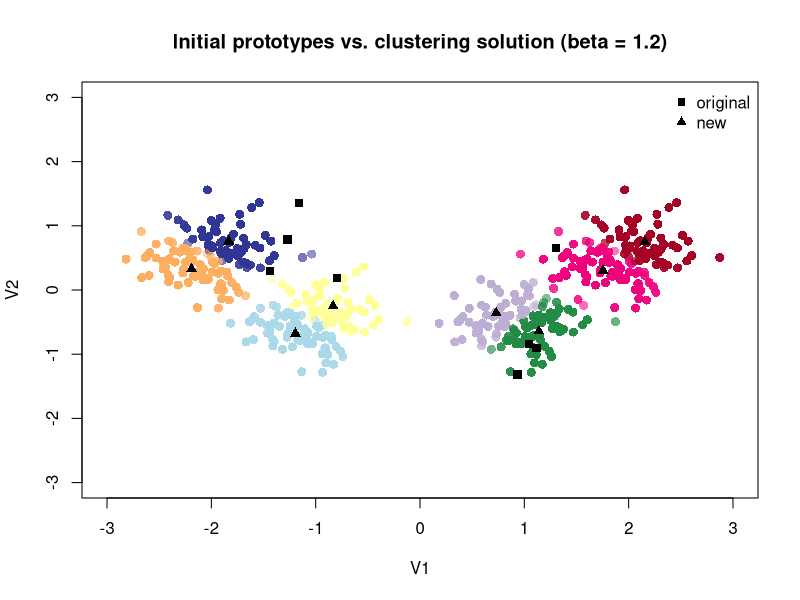
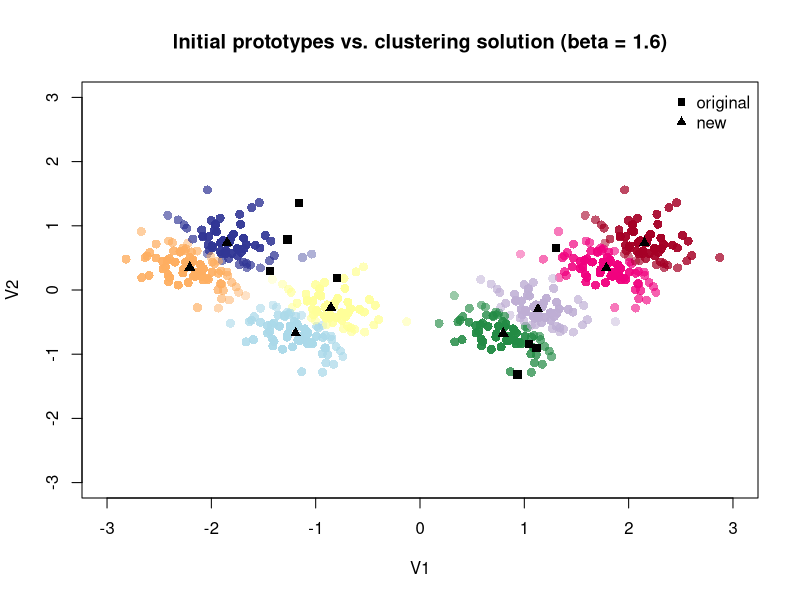
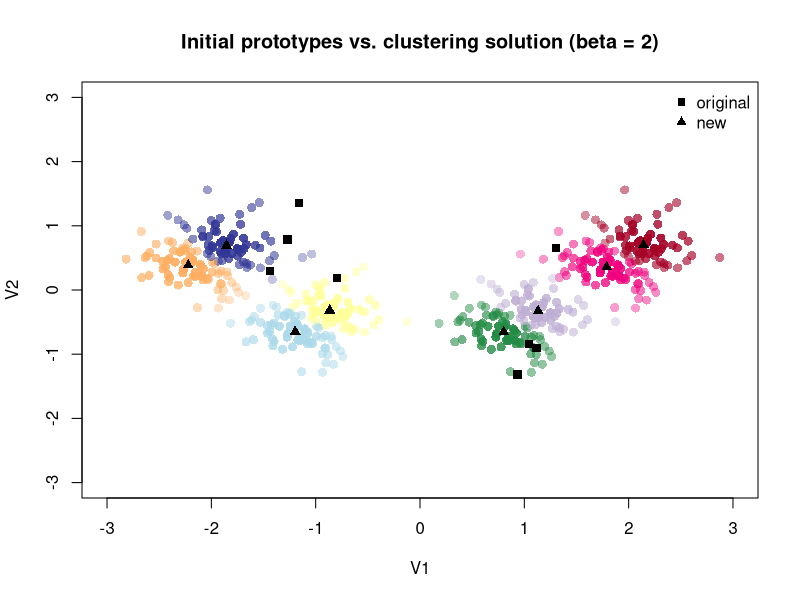
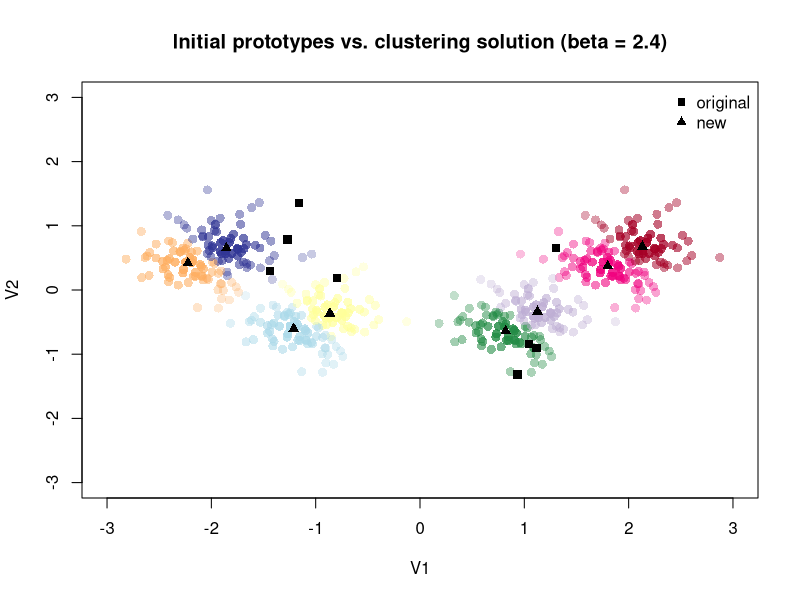
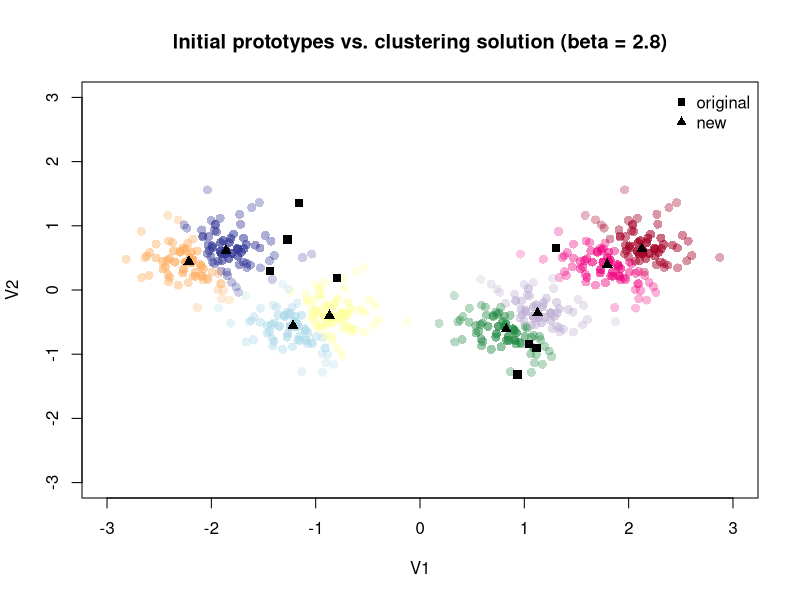
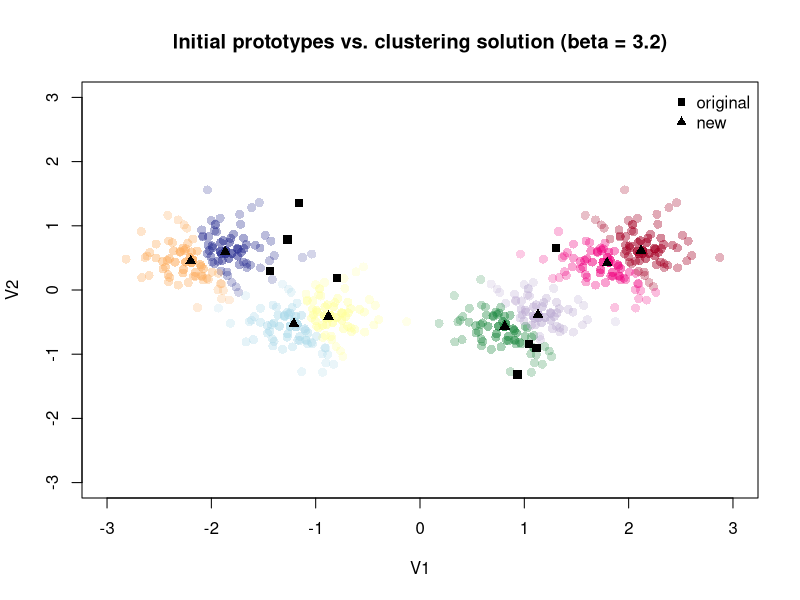
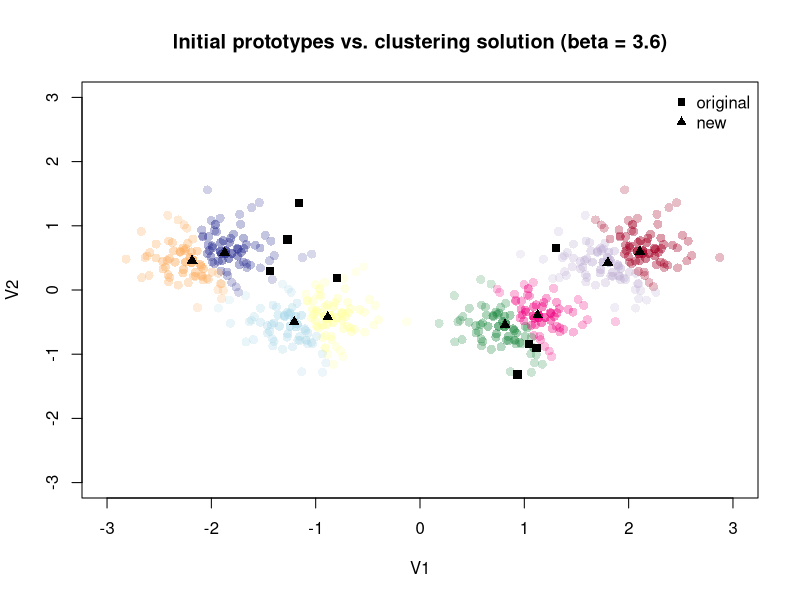
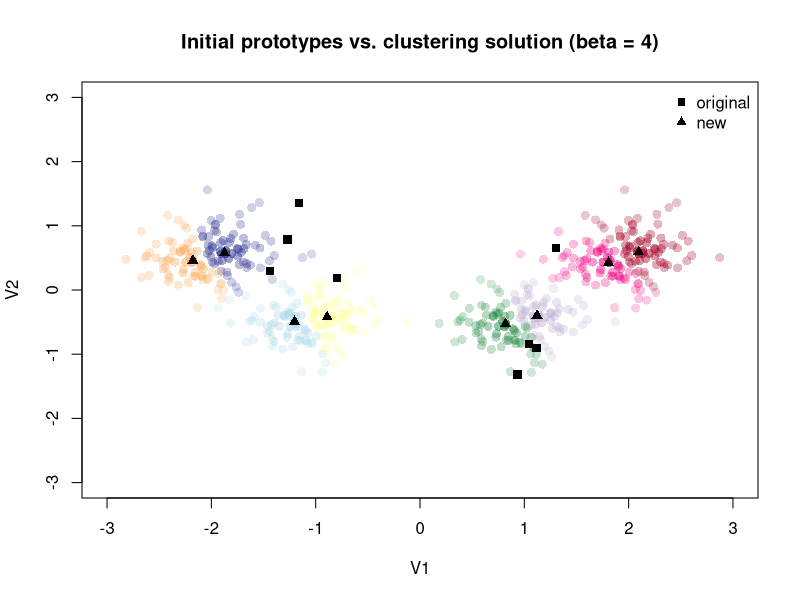

Reproduce these figures in R, in order.
## ---- chunk 1
knitr::opts_chunk$set(echo = TRUE)
## ---- chunk 2
library(e1071)
library(scales)

cluster_data <- read.table("cluster.dat")

cluster_data <- as.data.frame(t(cluster_data))
## ---- chunk 3

# number of initial prototypes
K = 8

data_mean <- data.frame(m1 = rep(mean(cluster_data$V1), K), m2 = rep(mean(cluster_data$V2), K))

# set initial prototypes
initial_prototypes <- data_mean + matrix(runif(16, -1.5,1.5), nrow = K)
#initial_prototypes <- matrix(runif(16, -3, 3), ncol = 2)

# plot initial prototypes
#plot(cluster_data, pch = 16, main = "Initial prototypes")
#points(initial_prototypes, pch = 16, col = "red", cex = 1.5)


# convergence tolerance
gamma = 0.001
## ---- chunk 4

a_probs = matrix(nrow = nrow(cluster_data), ncol = K)

betas <- seq(from = 1.2, to = 20, by = .4)
beta = 1

w = as.matrix(initial_prototypes)


data_points = as.matrix(cluster_data)

assignment_probs = matrix(nrow = nrow(data_points), ncol = K)

diff = w

while(any(diff > gamma)){
    
    for(alpha in 1:nrow(data_points)){
        
        z = exp(-beta/2*(rowSums((data_points[alpha, ] - w)^2)))
        n = sum(exp(-beta/2*(rowSums((data_points[alpha, ] - w)^2))))
        
        assignment_probs[alpha, ] = z/n
        
    }
    
    w_new = (t(assignment_probs)%*%data_points)/colSums(assignment_probs)
    
    diff = abs(w_new - w)
    
    w = w_new
}

#plot(cluster_data, pch = 16, main = "Initial prototypes", xlim = c(-3,3), ylim = c(-3,3))
#points(initial_prototypes[,1], initial_prototypes[,2], pch = 16, col = "red", cex = 1.5)
#points(w_new[,1], w_new[,2], pch = 16, col = "blue", cex = 1.5)
## ---- chunk 5
cols = c("#313695", "#238b45", "#f0027f", "#abd9e9", "#fdae61", "#beaed4", "#ffff99", "#a50026")

par(mfrow = c(1, 1))

for(beta in betas){
    
    cl = cmeans(data_points, dist = "euclidean", centers = initial_prototypes, m = beta)
    
    brightness = apply(cl$membership, 1, max)
    
    plot(cluster_data, pch = 16, 
         main = paste("Initial prototypes vs. clustering solution (beta = ", beta, ")", sep = ""), 
         xlim = c(-3,3), ylim = c(-3,3),
         col = alpha(cols[cl$cluster], brightness), cex = 1.2)
    points(initial_prototypes[,1], initial_prototypes[,2], pch = 15, col = "black", cex = 1.1)
    points(cl$centers[,1], cl$centers[,2], pch = 17, col = "black", cex = 1.1)
    legend("topright", legend = c("original", "new"), pch = c(15, 17), 
           cex = 1, bty = "n")
}

par(mfrow = c(1,1))
